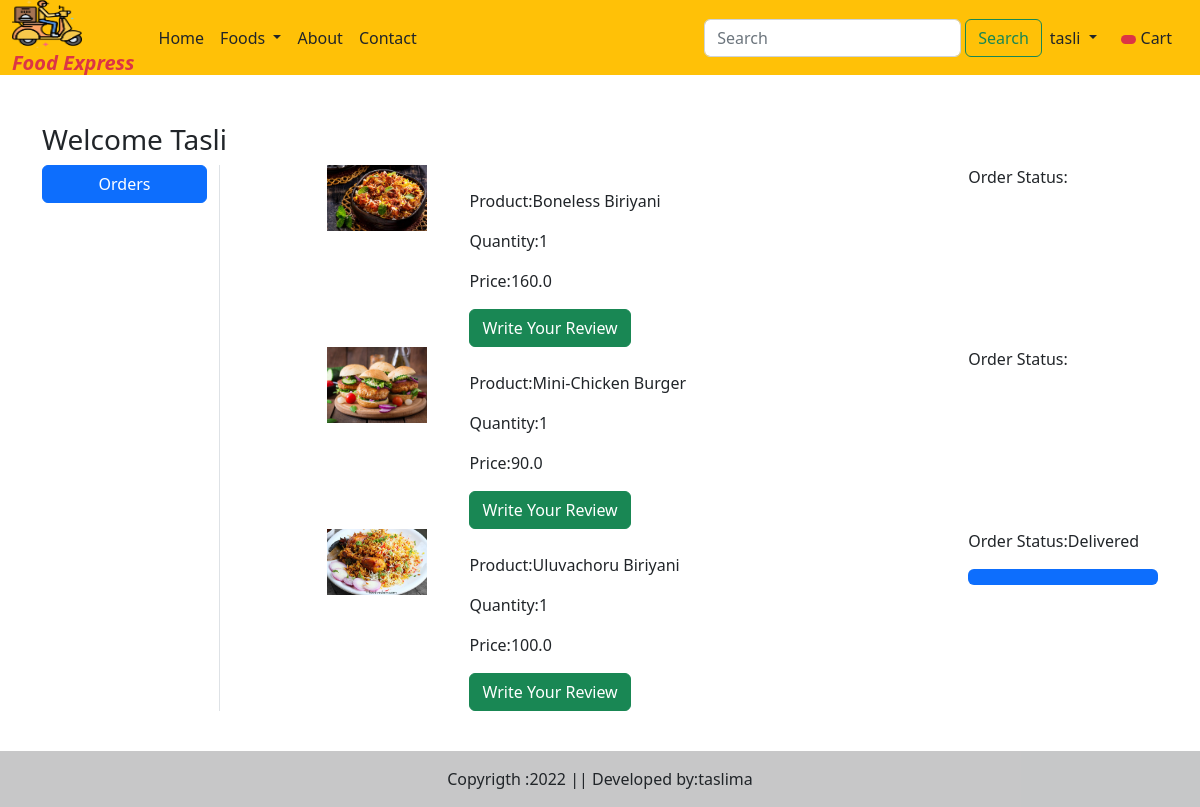
Screenshot of /orders/ (signed in) with the database file from the repository.
### myapp/models.py (models this page shows, shortened)
class OrderPlaced(models.Model):
    user=models.ForeignKey(User,on_delete=models.CASCADE,null=True)
    customer=models.ForeignKey(Customer,on_delete=models.CASCADE,null=True)
    product=models.ForeignKey(Food,on_delete=models.CASCADE,null=True)
    payment=models.ForeignKey(Payment,on_delete=models.CASCADE,null=True)
    quantity=models.PositiveIntegerField(default=1)
    ordered_date=models.DateTimeField(auto_now_add=True)
    status=models.CharField(max_length=50,choices=STATUS_CHOICES)
    @property
    def total_cost(self):
        return self.quantity * self.product.discount_price

class Food(models.Model):
    CATEGORY_CHOICES=(
        ('bi','Biriyani'),
        ('pz','Pizza'),
        ('br','Burger'),
        ('sh','Shawarma'),
        ('ch','Chicken'),
        ('pr','Paratha'),
        ('sw','Sandwich'),
        ('ds','Dosa'),
        ('fr','Fried Rice'),
        ('nd','Noodles'),
        ('md','Mandhi'),
    )
    name=models.CharField(max_length=50)
    category=models.CharField(choices=CATEGORY_CHOICES,max_length=2)
    description=models.TextField()
    active=models.BooleanField()
    price=models.FloatField()
    discount_price=models.FloatField()
    is_veg=models.BooleanField()
    food_image=models.ImageField(upload_to='Dishes')

### myapp/views.py (the view)
# urls.py: path('orders/',views.orders,name='orders'),
def orders(request):
    order_placed=OrderPlaced.objects.filter(user=request.user)
    if request.user.is_authenticated:
        totalitem=len(Cart.objects.filter(user=request.user))
    return render(request,'orders.html',locals())

### myapp/templates/orders.html (shortened to what this page needs)
{% extends 'base.html' %}
{% load static %}
{% block main-content %}
<div class="container my-5">
    <div class="row">
        <h3>Welcome <span class="text-capitalize">{{request.user}}</span></h3>
        <div class="col-sm-2 border-end">
            <ul class="list-unstyled">
                <li class="d-grid">
                    <a href="{% url 'orders' %}" class="btn btn-primary">Orders</a>
                </li>
            </ul>
        </div>
        <div class="col-sm-9 offset-sm-1">
            {% for op in order_placed %}
            <div class="row">
                <div class="col-sm-2">
                    <img src="{{op.product.food_image.url}}" alt="" class="img-fluid" height="100" width="100">
                </div>
                <div class="col-sm-7"><br>
                    <p>Product:{{op.product.name}}</p>
                    <p>Quantity:{{op.quantity}}</p>
                    <p>Price:{{op.total_cost}}</p>
                    <a class="btn btn-success" href="{% url 'review' op.product.id %}">Write Your Review</a><br>
                </div>
                <div class="col-sm-3">
                    <p>Order Status:{{op.status}}</p>
                    {% if op.status == 'Delivered' %}
                    <div class="progress">
                        <div class="progress-bar" role="progressbar" style="width: 100%;" aria-valuenow="100" aria-valuemin="0"
                        aria-valuemax="100"></div>
                    </div>
                    {% endif %}
                </div>
            </div>
            {% endfor %}
        </div>
    </div>
</div>
{% endblock main-content %}

### myapp/templates/base.html (shortened to what this page needs)
<!DOCTYPE html>
{% load static %}
<html lang="en">
<head>
    <link href="https://cdn.jsdelivr.net/npm/bootstrap@5.2.3/dist/css/bootstrap.min.css" rel="stylesheet">
</head>
<body>
    <nav class="navbar navbar-expand-lg bg-warning ">
        <div class="container-fluid">
          <a class="navbar-brand" href="#">
            <img src="{% static '/images/logo.png' %}" width="70" height="50"><br>
           <span class="text-danger lh-1 fs-8 text fst-italic fw-bold" > Food Express</span>
          </a>
          <div class="collapse navbar-collapse" id="navbarSupportedContent">
            <ul class="navbar-nav me-auto mb-2 mb-lg-0">
              <li class="nav-item">
                <a class="nav-link text-dark active" aria-current="page" href="/">Home</a>
              </li>
              <li class="nav-item dropdown">
                <a class="nav-link dropdown-toggle text-dark" href="#" role="button" data-bs-toggle="dropdown" aria-expanded="false">
               Foods
                </a>
              </li>
              <li class="nav-item">
                <a class="nav-link text-dark" href="{% url 'about' %}">About</a>
              </li>
              <li class="nav-item">
                <a class="nav-link text-dark" href="{% url 'contact' %}">Contact</a>
              </li>
            </ul>
            <form class="d-flex" role="search" action="/search">
              <input class="form-control me-1" type="search" placeholder="Search" aria-label="Search" name="search">
              <button class="btn btn-outline-success" type="submit">Search</button>
            </form>
          </div>
          <ul class="navbar-nav me-auto mb-2 mb-lg-0">
            {% if request.user.is_authenticated %}
            <li class="nav-item dropdown">
              <a class="nav-link dropdown-toggle text-dark" id="profileDropdown" href="#" role="button" data-bs-toggle="dropdown" aria-expanded="false">
          {{request.user}}
              </a>
            </li> </li>
            <li class="nav-item mx-2">
              <a href="{% url 'cart'  %}" class="nav-link text-dark">
                <span class="badge bg-danger">
                </span>
                Cart</a>
          {% endif %}
          </ul>
        </div>
      </nav>
 {% block main-content %}{% endblock main-content %}
 <br>
 <br>
 <footer  class="bg-light text-center text-lg-start fixed-bottom" >
  <div class="text-center p-3" style="background-color: rgba(0, 0, 0, 0.2);">
    Copyrigth :2022 || Developed by:taslima
  </div>
 </footer>
</body>
</html>

### myapp/templates/base.html (style rules this page uses)
.bg-warning { height: 75px; }

### rows the page displays
OrderPlaced: product.food_image (picture), product.name "Boneless Biriyani", quantity "1", total_cost "160.0"
OrderPlaced: product.food_image (picture), product.name "Mini-Chicken Burger", quantity "1", total_cost "90.0"
OrderPlaced: product.food_image (picture), product.name "Uluvachoru Biriyani", quantity "1", total_cost "100.0", status "Delivered"

### other values shown
{{ request.user }} "tasli"
{{ request.user }} "Tasli"
